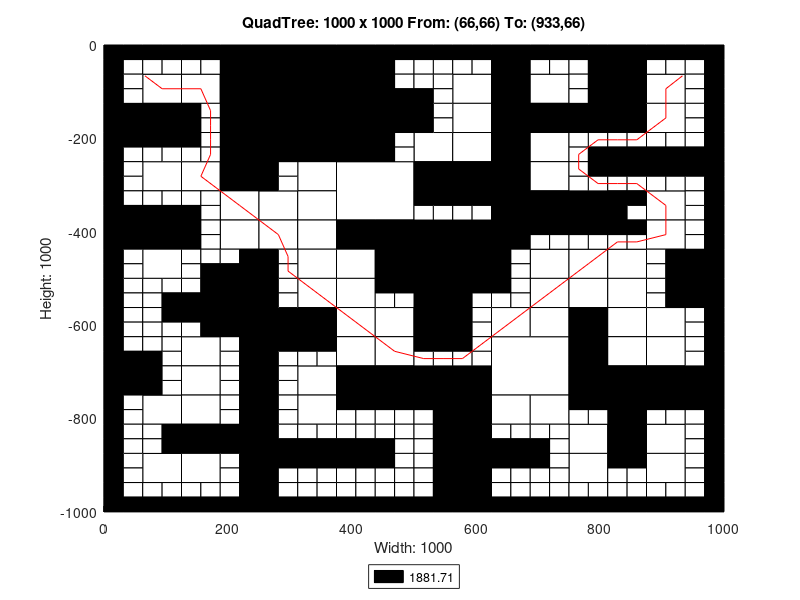

This chart was generated by the following MATLAB code:
axis([0 1000 -1000 0]);
title('QuadTree: 1000 x 1000 From: (66,66) To: (933,66)');
xlabel('Width: 1000');
ylabel('Height: 1000');
rectangle('Position',[250 -125 125 125], 'FaceColor',[0 0 0]);
rectangle('Position',[250 -250 125 125], 'FaceColor',[0 0 0]);
rectangle('Position',[375 -375 125 125], 'FaceColor',[1 1 1]);
rectangle('Position',[500 -500 125 125], 'FaceColor',[0 0 0]);
rectangle('Position',[625 -750 125 125], 'FaceColor',[1 1 1]);
rectangle('Position',[62.5 -125 62.5 62.5], 'FaceColor',[1 1 1]);
rectangle('Position',[187.5 -62.5 62.5 62.5], 'FaceColor',[0 0 0]);
rectangle('Position',[125 -125 62.5 62.5], 'FaceColor',[1 1 1]);
rectangle('Position',[187.5 -125 62.5 62.5], 'FaceColor',[0 0 0]);
rectangle('Position',[0 -187.5 62.5 62.5], 'FaceColor',[0 0 0]);
rectangle('Position',[62.5 -187.5 62.5 62.5], 'FaceColor',[0 0 0]);
rectangle('Position',[187.5 -187.5 62.5 62.5], 'FaceColor',[0 0 0]);
rectangle('Position',[187.5 -250 62.5 62.5], 'FaceColor',[0 0 0]);
rectangle('Position',[375 -62.5 62.5 62.5], 'FaceColor',[0 0 0]);
rectangle('Position',[375 -125 62.5 62.5], 'FaceColor',[0 0 0]);
rectangle('Position',[375 -187.5 62.5 62.5], 'FaceColor',[0 0 0]);
rectangle('Position',[437.5 -187.5 62.5 62.5], 'FaceColor',[0 0 0]);
rectangle('Position',[375 -250 62.5 62.5], 'FaceColor',[0 0 0]);
rectangle('Position',[62.5 -312.5 62.5 62.5], 'FaceColor',[1 1 1]);
rectangle('Position',[125 -312.5 62.5 62.5], 'FaceColor',[1 1 1]);
rectangle('Position',[187.5 -312.5 62.5 62.5], 'FaceColor',[0 0 0]);
rectangle('Position',[187.5 -375 62.5 62.5], 'FaceColor',[1 1 1]);
rectangle('Position',[0 -437.5 62.5 62.5], 'FaceColor',[0 0 0]);
rectangle('Position',[62.5 -437.5 62.5 62.5], 'FaceColor',[0 0 0]);
rectangle('Position',[62.5 -500 62.5 62.5], 'FaceColor',[1 1 1]);
rectangle('Position',[187.5 -437.5 62.5 62.5], 'FaceColor',[1 1 1]);
rectangle('Position',[312.5 -312.5 62.5 62.5], 'FaceColor',[1 1 1]);
rectangle('Position',[250 -375 62.5 62.5], 'FaceColor',[1 1 1]);
rectangle('Position',[312.5 -375 62.5 62.5], 'FaceColor',[1 1 1]);
rectangle('Position',[250 -437.5 62.5 62.5], 'FaceColor',[1 1 1]);
rectangle('Position',[312.5 -437.5 62.5 62.5], 'FaceColor',[1 1 1]);
rectangle('Position',[312.5 -500 62.5 62.5], 'FaceColor',[1 1 1]);
rectangle('Position',[375 -437.5 62.5 62.5], 'FaceColor',[0 0 0]);
rectangle('Position',[437.5 -437.5 62.5 62.5], 'FaceColor',[0 0 0]);
rectangle('Position',[375 -500 62.5 62.5], 'FaceColor',[1 1 1]);
rectangle('Position',[437.5 -500 62.5 62.5], 'FaceColor',[0 0 0]);
rectangle('Position',[562.5 -125 62.5 62.5], 'FaceColor',[1 1 1]);
rectangle('Position',[625 -62.5 62.5 62.5], 'FaceColor',[0 0 0]);
rectangle('Position',[625 -125 62.5 62.5], 'FaceColor',[0 0 0]);
rectangle('Position',[687.5 -125 62.5 62.5], 'FaceColor',[1 1 1]);
rectangle('Position',[562.5 -187.5 62.5 62.5], 'FaceColor',[1 1 1]);
rectangle('Position',[500 -250 62.5 62.5], 'FaceColor',[1 1 1]);
rectangle('Position',[562.5 -250 62.5 62.5], 'FaceColor',[1 1 1]);
rectangle('Position',[625 -187.5 62.5 62.5], 'FaceColor',[0 0 0]);
rectangle('Position',[687.5 -187.5 62.5 62.5], 'FaceColor',[0 0 0]);
rectangle('Position',[625 -250 62.5 62.5], 'FaceColor',[0 0 0]);
rectangle('Position',[687.5 -250 62.5 62.5], 'FaceColor',[1 1 1]);
rectangle('Position',[812.5 -62.5 62.5 62.5], 'FaceColor',[0 0 0]);
rectangle('Position',[812.5 -125 62.5 62.5], 'FaceColor',[0 0 0]);
rectangle('Position',[875 -125 62.5 62.5], 'FaceColor',[1 1 1]);
rectangle('Position',[750 -187.5 62.5 62.5], 'FaceColor',[0 0 0]);
rectangle('Position',[812.5 -187.5 62.5 62.5], 'FaceColor',[0 0 0]);
rectangle('Position',[875 -187.5 62.5 62.5], 'FaceColor',[1 1 1]);
rectangle('Position',[500 -312.5 62.5 62.5], 'FaceColor',[0 0 0]);
rectangle('Position',[562.5 -312.5 62.5 62.5], 'FaceColor',[0 0 0]);
rectangle('Position',[625 -312.5 62.5 62.5], 'FaceColor',[0 0 0]);
rectangle('Position',[687.5 -312.5 62.5 62.5], 'FaceColor',[1 1 1]);
rectangle('Position',[625 -375 62.5 62.5], 'FaceColor',[0 0 0]);
rectangle('Position',[687.5 -375 62.5 62.5], 'FaceColor',[0 0 0]);
rectangle('Position',[625 -437.5 62.5 62.5], 'FaceColor',[0 0 0]);
rectangle('Position',[687.5 -500 62.5 62.5], 'FaceColor',[1 1 1]);
rectangle('Position',[750 -375 62.5 62.5], 'FaceColor',[0 0 0]);
rectangle('Position',[875 -375 62.5 62.5], 'FaceColor',[1 1 1]);
rectangle('Position',[750 -500 62.5 62.5], 'FaceColor',[1 1 1]);
rectangle('Position',[812.5 -500 62.5 62.5], 'FaceColor',[1 1 1]);
rectangle('Position',[875 -437.5 62.5 62.5], 'FaceColor',[1 1 1]);
rectangle('Position',[937.5 -500 62.5 62.5], 'FaceColor',[0 0 0]);
rectangle('Position',[187.5 -562.5 62.5 62.5], 'FaceColor',[0 0 0]);
rectangle('Position',[187.5 -625 62.5 62.5], 'FaceColor',[0 0 0]);
rectangle('Position',[0 -750 62.5 62.5], 'FaceColor',[0 0 0]);
rectangle('Position',[125 -687.5 62.5 62.5], 'FaceColor',[1 1 1]);
rectangle('Position',[125 -750 62.5 62.5], 'FaceColor',[1 1 1]);
rectangle('Position',[312.5 -562.5 62.5 62.5], 'FaceColor',[1 1 1]);
rectangle('Position',[250 -625 62.5 62.5], 'FaceColor',[0 0 0]);
rectangle('Position',[312.5 -625 62.5 62.5], 'FaceColor',[0 0 0]);
rectangle('Position',[375 -562.5 62.5 62.5], 'FaceColor',[1 1 1]);
rectangle('Position',[375 -625 62.5 62.5], 'FaceColor',[1 1 1]);
rectangle('Position',[437.5 -625 62.5 62.5], 'FaceColor',[1 1 1]);
rectangle('Position',[312.5 -750 62.5 62.5], 'FaceColor',[1 1 1]);
rectangle('Position',[375 -687.5 62.5 62.5], 'FaceColor',[1 1 1]);
rectangle('Position',[437.5 -687.5 62.5 62.5], 'FaceColor',[1 1 1]);
rectangle('Position',[375 -750 62.5 62.5], 'FaceColor',[0 0 0]);
rectangle('Position',[437.5 -750 62.5 62.5], 'FaceColor',[0 0 0]);
rectangle('Position',[62.5 -812.5 62.5 62.5], 'FaceColor',[1 1 1]);
rectangle('Position',[125 -812.5 62.5 62.5], 'FaceColor',[1 1 1]);
rectangle('Position',[125 -875 62.5 62.5], 'FaceColor',[0 0 0]);
rectangle('Position',[187.5 -875 62.5 62.5], 'FaceColor',[0 0 0]);
rectangle('Position',[62.5 -937.5 62.5 62.5], 'FaceColor',[1 1 1]);
rectangle('Position',[125 -937.5 62.5 62.5], 'FaceColor',[1 1 1]);
rectangle('Position',[312.5 -812.5 62.5 62.5], 'FaceColor',[1 1 1]);
rectangle('Position',[500 -562.5 62.5 62.5], 'FaceColor',[0 0 0]);
rectangle('Position',[500 -625 62.5 62.5], 'FaceColor',[0 0 0]);
rectangle('Position',[687.5 -562.5 62.5 62.5], 'FaceColor',[1 1 1]);
rectangle('Position',[625 -625 62.5 62.5], 'FaceColor',[1 1 1]);
rectangle('Position',[687.5 -625 62.5 62.5], 'FaceColor',[1 1 1]);
rectangle('Position',[500 -750 62.5 62.5], 'FaceColor',[0 0 0]);
rectangle('Position',[562.5 -750 62.5 62.5], 'FaceColor',[0 0 0]);
rectangle('Position',[750 -562.5 62.5 62.5], 'FaceColor',[1 1 1]);
rectangle('Position',[812.5 -562.5 62.5 62.5], 'FaceColor',[1 1 1]);
rectangle('Position',[750 -625 62.5 62.5], 'FaceColor',[0 0 0]);
rectangle('Position',[812.5 -625 62.5 62.5], 'FaceColor',[1 1 1]);
rectangle('Position',[937.5 -562.5 62.5 62.5], 'FaceColor',[0 0 0]);
rectangle('Position',[875 -625 62.5 62.5], 'FaceColor',[1 1 1]);
rectangle('Position',[750 -687.5 62.5 62.5], 'FaceColor',[0 0 0]);
rectangle('Position',[812.5 -687.5 62.5 62.5], 'FaceColor',[1 1 1]);
rectangle('Position',[750 -750 62.5 62.5], 'FaceColor',[0 0 0]);
rectangle('Position',[812.5 -750 62.5 62.5], 'FaceColor',[0 0 0]);
rectangle('Position',[875 -687.5 62.5 62.5], 'FaceColor',[1 1 1]);
rectangle('Position',[875 -750 62.5 62.5], 'FaceColor',[0 0 0]);
rectangle('Position',[937.5 -750 62.5 62.5], 'FaceColor',[0 0 0]);
rectangle('Position',[562.5 -812.5 62.5 62.5], 'FaceColor',[0 0 0]);
rectangle('Position',[562.5 -875 62.5 62.5], 'FaceColor',[0 0 0]);
rectangle('Position',[625 -812.5 62.5 62.5], 'FaceColor',[1 1 1]);
rectangle('Position',[687.5 -812.5 62.5 62.5], 'FaceColor',[1 1 1]);
rectangle('Position',[562.5 -937.5 62.5 62.5], 'FaceColor',[0 0 0]);
rectangle('Position',[562.5 -1000 62.5 62.5], 'FaceColor',[0 0 0]);
rectangle('Position',[812.5 -812.5 62.5 62.5], 'FaceColor',[0 0 0]);
rectangle('Position',[750 -875 62.5 62.5], 'FaceColor',[1 1 1]);
rectangle('Position',[812.5 -875 62.5 62.5], 'FaceColor',[0 0 0]);
rectangle('Position',[875 -875 62.5 62.5], 'FaceColor',[1 1 1]);
rectangle('Position',[750 -937.5 62.5 62.5], 'FaceColor',[1 1 1]);
rectangle('Position',[875 -937.5 62.5 62.5], 'FaceColor',[1 1 1]);
rectangle('Position',[0 -31.25 31.25 31.25], 'FaceColor',[0 0 0]);
rectangle('Position',[31.25 -31.25 31.25 31.25], 'FaceColor',[0 0 0]);
rectangle('Position',[0 -62.5 31.25 31.25], 'FaceColor',[0 0 0]);
rectangle('Position',[31.25 -62.5 31.25 31.25], 'FaceColor',[1 1 1]);
rectangle('Position',[62.5 -31.25 31.25 31.25], 'FaceColor',[0 0 0]);
rectangle('Position',[93.75 -31.25 31.25 31.25], 'FaceColor',[0 0 0]);
rectangle('Position',[62.5 -62.5 31.25 31.25], 'FaceColor',[1 1 1]);
rectangle('Position',[93.75 -62.5 31.25 31.25], 'FaceColor',[1 1 1]);
rectangle('Position',[0 -93.75 31.25 31.25], 'FaceColor',[0 0 0]);
rectangle('Position',[31.25 -93.75 31.25 31.25], 'FaceColor',[1 1 1]);
rectangle('Position',[0 -125 31.25 31.25], 'FaceColor',[0 0 0]);
rectangle('Position',[31.25 -125 31.25 31.25], 'FaceColor',[1 1 1]);
rectangle('Position',[125 -31.25 31.25 31.25], 'FaceColor',[0 0 0]);
rectangle('Position',[156.25 -31.25 31.25 31.25], 'FaceColor',[0 0 0]);
rectangle('Position',[125 -62.5 31.25 31.25], 'FaceColor',[1 1 1]);
rectangle('Position',[156.25 -62.5 31.25 31.25], 'FaceColor',[1 1 1]);
rectangle('Position',[0 -218.75 31.25 31.25], 'FaceColor',[0 0 0]);
rectangle('Position',[31.25 -218.75 31.25 31.25], 'FaceColor',[0 0 0]);
rectangle('Position',[0 -250 31.25 31.25], 'FaceColor',[0 0 0]);
rectangle('Position',[31.25 -250 31.25 31.25], 'FaceColor',[1 1 1]);
rectangle('Position',[62.5 -218.75 31.25 31.25], 'FaceColor',[0 0 0]);
rectangle('Position',[93.75 -218.75 31.25 31.25], 'FaceColor',[0 0 0]);
rectangle('Position',[62.5 -250 31.25 31.25], 'FaceColor',[1 1 1]);
rectangle('Position',[93.75 -250 31.25 31.25], 'FaceColor',[1 1 1]);
rectangle('Position',[125 -156.25 31.25 31.25], 'FaceColor',[0 0 0]);
rectangle('Position',[156.25 -156.25 31.25 31.25], 'FaceColor',[1 1 1]);
rectangle('Position',[125 -187.5 31.25 31.25], 'FaceColor',[0 0 0]);
rectangle('Position',[156.25 -187.5 31.25 31.25], 'FaceColor',[1 1 1]);
rectangle('Position',[125 -218.75 31.25 31.25], 'FaceColor',[0 0 0]);
rectangle('Position',[156.25 -218.75 31.25 31.25], 'FaceColor',[1 1 1]);
rectangle('Position',[125 -250 31.25 31.25], 'FaceColor',[1 1 1]);
rectangle('Position',[156.25 -250 31.25 31.25], 'FaceColor',[1 1 1]);
rectangle('Position',[437.5 -31.25 31.25 31.25], 'FaceColor',[0 0 0]);
rectangle('Position',[468.75 -31.25 31.25 31.25], 'FaceColor',[0 0 0]);
rectangle('Position',[437.5 -62.5 31.25 31.25], 'FaceColor',[0 0 0]);
rectangle('Position',[468.75 -62.5 31.25 31.25], 'FaceColor',[1 1 1]);
rectangle('Position',[437.5 -93.75 31.25 31.25], 'FaceColor',[0 0 0]);
rectangle('Position',[468.75 -93.75 31.25 31.25], 'FaceColor',[1 1 1]);
rectangle('Position',[437.5 -125 31.25 31.25], 'FaceColor',[0 0 0]);
rectangle('Position',[468.75 -125 31.25 31.25], 'FaceColor',[0 0 0]);
rectangle('Position',[437.5 -218.75 31.25 31.25], 'FaceColor',[0 0 0]);
rectangle('Position',[468.75 -218.75 31.25 31.25], 'FaceColor',[1 1 1]);
rectangle('Position',[437.5 -250 31.25 31.25], 'FaceColor',[0 0 0]);
rectangle('Position',[468.75 -250 31.25 31.25], 'FaceColor',[1 1 1]);
rectangle('Position',[0 -281.25 31.25 31.25], 'FaceColor',[0 0 0]);
rectangle('Position',[31.25 -281.25 31.25 31.25], 'FaceColor',[1 1 1]);
rectangle('Position',[0 -312.5 31.25 31.25], 'FaceColor',[0 0 0]);
rectangle('Position',[31.25 -312.5 31.25 31.25], 'FaceColor',[1 1 1]);
rectangle('Position',[0 -343.75 31.25 31.25], 'FaceColor',[0 0 0]);
rectangle('Position',[31.25 -343.75 31.25 31.25], 'FaceColor',[1 1 1]);
rectangle('Position',[0 -375 31.25 31.25], 'FaceColor',[0 0 0]);
rectangle('Position',[31.25 -375 31.25 31.25], 'FaceColor',[0 0 0]);
rectangle('Position',[62.5 -343.75 31.25 31.25], 'FaceColor',[1 1 1]);
rectangle('Position',[93.75 -343.75 31.25 31.25], 'FaceColor',[1 1 1]);
rectangle('Position',[62.5 -375 31.25 31.25], 'FaceColor',[0 0 0]);
rectangle('Position',[93.75 -375 31.25 31.25], 'FaceColor',[0 0 0]);
rectangle('Position',[125 -343.75 31.25 31.25], 'FaceColor',[1 1 1]);
rectangle('Position',[156.25 -343.75 31.25 31.25], 'FaceColor',[1 1 1]);
rectangle('Position',[125 -375 31.25 31.25], 'FaceColor',[0 0 0]);
rectangle('Position',[156.25 -375 31.25 31.25], 'FaceColor',[1 1 1]);
rectangle('Position',[0 -468.75 31.25 31.25], 'FaceColor',[0 0 0]);
rectangle('Position',[31.25 -468.75 31.25 31.25], 'FaceColor',[1 1 1]);
rectangle('Position',[0 -500 31.25 31.25], 'FaceColor',[0 0 0]);
rectangle('Position',[31.25 -500 31.25 31.25], 'FaceColor',[1 1 1]);
rectangle('Position',[125 -406.25 31.25 31.25], 'FaceColor',[0 0 0]);
rectangle('Position',[156.25 -406.25 31.25 31.25], 'FaceColor',[1 1 1]);
rectangle('Position',[125 -437.5 31.25 31.25], 'FaceColor',[0 0 0]);
rectangle('Position',[156.25 -437.5 31.25 31.25], 'FaceColor',[1 1 1]);
rectangle('Position',[125 -468.75 31.25 31.25], 'FaceColor',[1 1 1]);
rectangle('Position',[156.25 -468.75 31.25 31.25], 'FaceColor',[1 1 1]);
rectangle('Position',[125 -500 31.25 31.25], 'FaceColor',[1 1 1]);
rectangle('Position',[156.25 -500 31.25 31.25], 'FaceColor',[0 0 0]);
rectangle('Position',[187.5 -468.75 31.25 31.25], 'FaceColor',[1 1 1]);
rectangle('Position',[218.75 -468.75 31.25 31.25], 'FaceColor',[0 0 0]);
rectangle('Position',[187.5 -500 31.25 31.25], 'FaceColor',[0 0 0]);
rectangle('Position',[218.75 -500 31.25 31.25], 'FaceColor',[0 0 0]);
rectangle('Position',[250 -281.25 31.25 31.25], 'FaceColor',[0 0 0]);
rectangle('Position',[281.25 -281.25 31.25 31.25], 'FaceColor',[1 1 1]);
rectangle('Position',[250 -312.5 31.25 31.25], 'FaceColor',[0 0 0]);
rectangle('Position',[281.25 -312.5 31.25 31.25], 'FaceColor',[1 1 1]);
rectangle('Position',[250 -468.75 31.25 31.25], 'FaceColor',[0 0 0]);
rectangle('Position',[281.25 -468.75 31.25 31.25], 'FaceColor',[1 1 1]);
rectangle('Position',[250 -500 31.25 31.25], 'FaceColor',[0 0 0]);
rectangle('Position',[281.25 -500 31.25 31.25], 'FaceColor',[1 1 1]);
rectangle('Position',[500 -31.25 31.25 31.25], 'FaceColor',[0 0 0]);
rectangle('Position',[531.25 -31.25 31.25 31.25], 'FaceColor',[0 0 0]);
rectangle('Position',[500 -62.5 31.25 31.25], 'FaceColor',[1 1 1]);
rectangle('Position',[531.25 -62.5 31.25 31.25], 'FaceColor',[1 1 1]);
rectangle('Position',[562.5 -31.25 31.25 31.25], 'FaceColor',[0 0 0]);
rectangle('Position',[593.75 -31.25 31.25 31.25], 'FaceColor',[0 0 0]);
rectangle('Position',[562.5 -62.5 31.25 31.25], 'FaceColor',[1 1 1]);
rectangle('Position',[593.75 -62.5 31.25 31.25], 'FaceColor',[1 1 1]);
rectangle('Position',[500 -93.75 31.25 31.25], 'FaceColor',[1 1 1]);
rectangle('Position',[531.25 -93.75 31.25 31.25], 'FaceColor',[1 1 1]);
rectangle('Position',[500 -125 31.25 31.25], 'FaceColor',[0 0 0]);
rectangle('Position',[531.25 -125 31.25 31.25], 'FaceColor',[1 1 1]);
rectangle('Position',[687.5 -31.25 31.25 31.25], 'FaceColor',[0 0 0]);
rectangle('Position',[718.75 -31.25 31.25 31.25], 'FaceColor',[0 0 0]);
rectangle('Position',[687.5 -62.5 31.25 31.25], 'FaceColor',[1 1 1]);
rectangle('Position',[718.75 -62.5 31.25 31.25], 'FaceColor',[1 1 1]);
rectangle('Position',[500 -156.25 31.25 31.25], 'FaceColor',[0 0 0]);
rectangle('Position',[531.25 -156.25 31.25 31.25], 'FaceColor',[1 1 1]);
rectangle('Position',[500 -187.5 31.25 31.25], 'FaceColor',[0 0 0]);
rectangle('Position',[531.25 -187.5 31.25 31.25], 'FaceColor',[1 1 1]);
rectangle('Position',[750 -31.25 31.25 31.25], 'FaceColor',[0 0 0]);
rectangle('Position',[781.25 -31.25 31.25 31.25], 'FaceColor',[0 0 0]);
rectangle('Position',[750 -62.5 31.25 31.25], 'FaceColor',[1 1 1]);
rectangle('Position',[781.25 -62.5 31.25 31.25], 'FaceColor',[0 0 0]);
rectangle('Position',[750 -93.75 31.25 31.25], 'FaceColor',[1 1 1]);
rectangle('Position',[781.25 -93.75 31.25 31.25], 'FaceColor',[0 0 0]);
rectangle('Position',[750 -125 31.25 31.25], 'FaceColor',[1 1 1]);
rectangle('Position',[781.25 -125 31.25 31.25], 'FaceColor',[0 0 0]);
rectangle('Position',[875 -31.25 31.25 31.25], 'FaceColor',[0 0 0]);
rectangle('Position',[906.25 -31.25 31.25 31.25], 'FaceColor',[0 0 0]);
rectangle('Position',[875 -62.5 31.25 31.25], 'FaceColor',[1 1 1]);
rectangle('Position',[906.25 -62.5 31.25 31.25], 'FaceColor',[1 1 1]);
rectangle('Position',[937.5 -31.25 31.25 31.25], 'FaceColor',[0 0 0]);
rectangle('Position',[968.75 -31.25 31.25 31.25], 'FaceColor',[0 0 0]);
rectangle('Position',[937.5 -62.5 31.25 31.25], 'FaceColor',[1 1 1]);
rectangle('Position',[968.75 -62.5 31.25 31.25], 'FaceColor',[0 0 0]);
rectangle('Position',[937.5 -93.75 31.25 31.25], 'FaceColor',[1 1 1]);
rectangle('Position',[968.75 -93.75 31.25 31.25], 'FaceColor',[0 0 0]);
rectangle('Position',[937.5 -125 31.25 31.25], 'FaceColor',[1 1 1]);
rectangle('Position',[968.75 -125 31.25 31.25], 'FaceColor',[0 0 0]);
rectangle('Position',[750 -218.75 31.25 31.25], 'FaceColor',[1 1 1]);
rectangle('Position',[781.25 -218.75 31.25 31.25], 'FaceColor',[1 1 1]);
rectangle('Position',[750 -250 31.25 31.25], 'FaceColor',[1 1 1]);
rectangle('Position',[781.25 -250 31.25 31.25], 'FaceColor',[0 0 0]);
rectangle('Position',[812.5 -218.75 31.25 31.25], 'FaceColor',[1 1 1]);
rectangle('Position',[843.75 -218.75 31.25 31.25], 'FaceColor',[1 1 1]);
rectangle('Position',[812.5 -250 31.25 31.25], 'FaceColor',[0 0 0]);
rectangle('Position',[843.75 -250 31.25 31.25], 'FaceColor',[0 0 0]);
rectangle('Position',[937.5 -156.25 31.25 31.25], 'FaceColor',[1 1 1]);
rectangle('Position',[968.75 -156.25 31.25 31.25], 'FaceColor',[0 0 0]);
rectangle('Position',[937.5 -187.5 31.25 31.25], 'FaceColor',[1 1 1]);
rectangle('Position',[968.75 -187.5 31.25 31.25], 'FaceColor',[0 0 0]);
rectangle('Position',[875 -218.75 31.25 31.25], 'FaceColor',[1 1 1]);
rectangle('Position',[906.25 -218.75 31.25 31.25], 'FaceColor',[1 1 1]);
rectangle('Position',[875 -250 31.25 31.25], 'FaceColor',[0 0 0]);
rectangle('Position',[906.25 -250 31.25 31.25], 'FaceColor',[0 0 0]);
rectangle('Position',[937.5 -218.75 31.25 31.25], 'FaceColor',[1 1 1]);
rectangle('Position',[968.75 -218.75 31.25 31.25], 'FaceColor',[0 0 0]);
rectangle('Position',[937.5 -250 31.25 31.25], 'FaceColor',[0 0 0]);
rectangle('Position',[968.75 -250 31.25 31.25], 'FaceColor',[0 0 0]);
rectangle('Position',[500 -343.75 31.25 31.25], 'FaceColor',[0 0 0]);
rectangle('Position',[531.25 -343.75 31.25 31.25], 'FaceColor',[0 0 0]);
rectangle('Position',[500 -375 31.25 31.25], 'FaceColor',[1 1 1]);
rectangle('Position',[531.25 -375 31.25 31.25], 'FaceColor',[1 1 1]);
rectangle('Position',[562.5 -343.75 31.25 31.25], 'FaceColor',[0 0 0]);
rectangle('Position',[593.75 -343.75 31.25 31.25], 'FaceColor',[0 0 0]);
rectangle('Position',[562.5 -375 31.25 31.25], 'FaceColor',[1 1 1]);
rectangle('Position',[593.75 -375 31.25 31.25], 'FaceColor',[1 1 1]);
rectangle('Position',[687.5 -406.25 31.25 31.25], 'FaceColor',[0 0 0]);
rectangle('Position',[718.75 -406.25 31.25 31.25], 'FaceColor',[0 0 0]);
rectangle('Position',[687.5 -437.5 31.25 31.25], 'FaceColor',[1 1 1]);
rectangle('Position',[718.75 -437.5 31.25 31.25], 'FaceColor',[1 1 1]);
rectangle('Position',[625 -468.75 31.25 31.25], 'FaceColor',[0 0 0]);
rectangle('Position',[656.25 -468.75 31.25 31.25], 'FaceColor',[1 1 1]);
rectangle('Position',[625 -500 31.25 31.25], 'FaceColor',[0 0 0]);
rectangle('Position',[656.25 -500 31.25 31.25], 'FaceColor',[1 1 1]);
rectangle('Position',[750 -281.25 31.25 31.25], 'FaceColor',[1 1 1]);
rectangle('Position',[781.25 -281.25 31.25 31.25], 'FaceColor',[0 0 0]);
rectangle('Position',[750 -312.5 31.25 31.25], 'FaceColor',[1 1 1]);
rectangle('Position',[781.25 -312.5 31.25 31.25], 'FaceColor',[1 1 1]);
rectangle('Position',[812.5 -281.25 31.25 31.25], 'FaceColor',[0 0 0]);
rectangle('Position',[843.75 -281.25 31.25 31.25], 'FaceColor',[0 0 0]);
rectangle('Position',[812.5 -312.5 31.25 31.25], 'FaceColor',[1 1 1]);
rectangle('Position',[843.75 -312.5 31.25 31.25], 'FaceColor',[1 1 1]);
rectangle('Position',[812.5 -343.75 31.25 31.25], 'FaceColor',[0 0 0]);
rectangle('Position',[843.75 -343.75 31.25 31.25], 'FaceColor',[0 0 0]);
rectangle('Position',[812.5 -375 31.25 31.25], 'FaceColor',[0 0 0]);
rectangle('Position',[843.75 -375 31.25 31.25], 'FaceColor',[1 1 1]);
rectangle('Position',[875 -281.25 31.25 31.25], 'FaceColor',[0 0 0]);
rectangle('Position',[906.25 -281.25 31.25 31.25], 'FaceColor',[0 0 0]);
rectangle('Position',[875 -312.5 31.25 31.25], 'FaceColor',[1 1 1]);
rectangle('Position',[906.25 -312.5 31.25 31.25], 'FaceColor',[1 1 1]);
rectangle('Position',[937.5 -281.25 31.25 31.25], 'FaceColor',[0 0 0]);
rectangle('Position',[968.75 -281.25 31.25 31.25], 'FaceColor',[0 0 0]);
rectangle('Position',[937.5 -312.5 31.25 31.25], 'FaceColor',[1 1 1]);
rectangle('Position',[968.75 -312.5 31.25 31.25], 'FaceColor',[0 0 0]);
rectangle('Position',[937.5 -343.75 31.25 31.25], 'FaceColor',[1 1 1]);
rectangle('Position',[968.75 -343.75 31.25 31.25], 'FaceColor',[0 0 0]);
rectangle('Position',[937.5 -375 31.25 31.25], 'FaceColor',[1 1 1]);
rectangle('Position',[968.75 -375 31.25 31.25], 'FaceColor',[0 0 0]);
rectangle('Position',[750 -406.25 31.25 31.25], 'FaceColor',[0 0 0]);
rectangle('Position',[781.25 -406.25 31.25 31.25], 'FaceColor',[0 0 0]);
rectangle('Position',[750 -437.5 31.25 31.25], 'FaceColor',[1 1 1]);
rectangle('Position',[781.25 -437.5 31.25 31.25], 'FaceColor',[1 1 1]);
rectangle('Position',[812.5 -406.25 31.25 31.25], 'FaceColor',[0 0 0]);
rectangle('Position',[843.75 -406.25 31.25 31.25], 'FaceColor',[0 0 0]);
rectangle('Position',[812.5 -437.5 31.25 31.25], 'FaceColor',[1 1 1]);
rectangle('Position',[843.75 -437.5 31.25 31.25], 'FaceColor',[1 1 1]);
rectangle('Position',[937.5 -406.25 31.25 31.25], 'FaceColor',[1 1 1]);
rectangle('Position',[968.75 -406.25 31.25 31.25], 'FaceColor',[0 0 0]);
rectangle('Position',[937.5 -437.5 31.25 31.25], 'FaceColor',[1 1 1]);
rectangle('Position',[968.75 -437.5 31.25 31.25], 'FaceColor',[0 0 0]);
rectangle('Position',[875 -468.75 31.25 31.25], 'FaceColor',[1 1 1]);
rectangle('Position',[906.25 -468.75 31.25 31.25], 'FaceColor',[0 0 0]);
rectangle('Position',[875 -500 31.25 31.25], 'FaceColor',[1 1 1]);
rectangle('Position',[906.25 -500 31.25 31.25], 'FaceColor',[0 0 0]);
rectangle('Position',[0 -531.25 31.25 31.25], 'FaceColor',[0 0 0]);
rectangle('Position',[31.25 -531.25 31.25 31.25], 'FaceColor',[1 1 1]);
rectangle('Position',[0 -562.5 31.25 31.25], 'FaceColor',[0 0 0]);
rectangle('Position',[31.25 -562.5 31.25 31.25], 'FaceColor',[1 1 1]);
rectangle('Position',[62.5 -531.25 31.25 31.25], 'FaceColor',[1 1 1]);
rectangle('Position',[93.75 -531.25 31.25 31.25], 'FaceColor',[1 1 1]);
rectangle('Position',[62.5 -562.5 31.25 31.25], 'FaceColor',[1 1 1]);
rectangle('Position',[93.75 -562.5 31.25 31.25], 'FaceColor',[0 0 0]);
rectangle('Position',[0 -593.75 31.25 31.25], 'FaceColor',[0 0 0]);
rectangle('Position',[31.25 -593.75 31.25 31.25], 'FaceColor',[1 1 1]);
rectangle('Position',[0 -625 31.25 31.25], 'FaceColor',[0 0 0]);
rectangle('Position',[31.25 -625 31.25 31.25], 'FaceColor',[1 1 1]);
rectangle('Position',[62.5 -593.75 31.25 31.25], 'FaceColor',[1 1 1]);
rectangle('Position',[93.75 -593.75 31.25 31.25], 'FaceColor',[0 0 0]);
rectangle('Position',[62.5 -625 31.25 31.25], 'FaceColor',[1 1 1]);
rectangle('Position',[93.75 -625 31.25 31.25], 'FaceColor',[1 1 1]);
rectangle('Position',[125 -531.25 31.25 31.25], 'FaceColor',[1 1 1]);
rectangle('Position',[156.25 -531.25 31.25 31.25], 'FaceColor',[0 0 0]);
rectangle('Position',[125 -562.5 31.25 31.25], 'FaceColor',[0 0 0]);
rectangle('Position',[156.25 -562.5 31.25 31.25], 'FaceColor',[0 0 0]);
rectangle('Position',[125 -593.75 31.25 31.25], 'FaceColor',[0 0 0]);
rectangle('Position',[156.25 -593.75 31.25 31.25], 'FaceColor',[0 0 0]);
rectangle('Position',[125 -625 31.25 31.25], 'FaceColor',[1 1 1]);
rectangle('Position',[156.25 -625 31.25 31.25], 'FaceColor',[0 0 0]);
rectangle('Position',[0 -656.25 31.25 31.25], 'FaceColor',[0 0 0]);
rectangle('Position',[31.25 -656.25 31.25 31.25], 'FaceColor',[1 1 1]);
rectangle('Position',[0 -687.5 31.25 31.25], 'FaceColor',[0 0 0]);
rectangle('Position',[31.25 -687.5 31.25 31.25], 'FaceColor',[0 0 0]);
rectangle('Position',[62.5 -656.25 31.25 31.25], 'FaceColor',[1 1 1]);
rectangle('Position',[93.75 -656.25 31.25 31.25], 'FaceColor',[1 1 1]);
rectangle('Position',[62.5 -687.5 31.25 31.25], 'FaceColor',[0 0 0]);
rectangle('Position',[93.75 -687.5 31.25 31.25], 'FaceColor',[1 1 1]);
rectangle('Position',[62.5 -718.75 31.25 31.25], 'FaceColor',[0 0 0]);
rectangle('Position',[93.75 -718.75 31.25 31.25], 'FaceColor',[1 1 1]);
rectangle('Position',[62.5 -750 31.25 31.25], 'FaceColor',[0 0 0]);
rectangle('Position',[93.75 -750 31.25 31.25], 'FaceColor',[1 1 1]);
rectangle('Position',[187.5 -656.25 31.25 31.25], 'FaceColor',[1 1 1]);
rectangle('Position',[218.75 -656.25 31.25 31.25], 'FaceColor',[0 0 0]);
rectangle('Position',[187.5 -687.5 31.25 31.25], 'FaceColor',[1 1 1]);
rectangle('Position',[218.75 -687.5 31.25 31.25], 'FaceColor',[0 0 0]);
rectangle('Position',[187.5 -718.75 31.25 31.25], 'FaceColor',[1 1 1]);
rectangle('Position',[218.75 -718.75 31.25 31.25], 'FaceColor',[0 0 0]);
rectangle('Position',[187.5 -750 31.25 31.25], 'FaceColor',[1 1 1]);
rectangle('Position',[218.75 -750 31.25 31.25], 'FaceColor',[0 0 0]);
rectangle('Position',[250 -531.25 31.25 31.25], 'FaceColor',[0 0 0]);
rectangle('Position',[281.25 -531.25 31.25 31.25], 'FaceColor',[1 1 1]);
rectangle('Position',[250 -562.5 31.25 31.25], 'FaceColor',[0 0 0]);
rectangle('Position',[281.25 -562.5 31.25 31.25], 'FaceColor',[1 1 1]);
rectangle('Position',[437.5 -531.25 31.25 31.25], 'FaceColor',[0 0 0]);
rectangle('Position',[468.75 -531.25 31.25 31.25], 'FaceColor',[0 0 0]);
rectangle('Position',[437.5 -562.5 31.25 31.25], 'FaceColor',[1 1 1]);
rectangle('Position',[468.75 -562.5 31.25 31.25], 'FaceColor',[1 1 1]);
rectangle('Position',[250 -656.25 31.25 31.25], 'FaceColor',[0 0 0]);
rectangle('Position',[281.25 -656.25 31.25 31.25], 'FaceColor',[0 0 0]);
rectangle('Position',[250 -687.5 31.25 31.25], 'FaceColor',[0 0 0]);
rectangle('Position',[281.25 -687.5 31.25 31.25], 'FaceColor',[1 1 1]);
rectangle('Position',[312.5 -656.25 31.25 31.25], 'FaceColor',[0 0 0]);
rectangle('Position',[343.75 -656.25 31.25 31.25], 'FaceColor',[0 0 0]);
rectangle('Position',[312.5 -687.5 31.25 31.25], 'FaceColor',[1 1 1]);
rectangle('Position',[343.75 -687.5 31.25 31.25], 'FaceColor',[1 1 1]);
rectangle('Position',[250 -718.75 31.25 31.25], 'FaceColor',[0 0 0]);
rectangle('Position',[281.25 -718.75 31.25 31.25], 'FaceColor',[1 1 1]);
rectangle('Position',[250 -750 31.25 31.25], 'FaceColor',[0 0 0]);
rectangle('Position',[281.25 -750 31.25 31.25], 'FaceColor',[1 1 1]);
rectangle('Position',[0 -781.25 31.25 31.25], 'FaceColor',[0 0 0]);
rectangle('Position',[31.25 -781.25 31.25 31.25], 'FaceColor',[1 1 1]);
rectangle('Position',[0 -812.5 31.25 31.25], 'FaceColor',[0 0 0]);
rectangle('Position',[31.25 -812.5 31.25 31.25], 'FaceColor',[1 1 1]);
rectangle('Position',[0 -843.75 31.25 31.25], 'FaceColor',[0 0 0]);
rectangle('Position',[31.25 -843.75 31.25 31.25], 'FaceColor',[1 1 1]);
rectangle('Position',[0 -875 31.25 31.25], 'FaceColor',[0 0 0]);
rectangle('Position',[31.25 -875 31.25 31.25], 'FaceColor',[1 1 1]);
rectangle('Position',[62.5 -843.75 31.25 31.25], 'FaceColor',[1 1 1]);
rectangle('Position',[93.75 -843.75 31.25 31.25], 'FaceColor',[0 0 0]);
rectangle('Position',[62.5 -875 31.25 31.25], 'FaceColor',[1 1 1]);
rectangle('Position',[93.75 -875 31.25 31.25], 'FaceColor',[0 0 0]);
rectangle('Position',[187.5 -781.25 31.25 31.25], 'FaceColor',[1 1 1]);
rectangle('Position',[218.75 -781.25 31.25 31.25], 'FaceColor',[0 0 0]);
rectangle('Position',[187.5 -812.5 31.25 31.25], 'FaceColor',[1 1 1]);
rectangle('Position',[218.75 -812.5 31.25 31.25], 'FaceColor',[0 0 0]);
rectangle('Position',[0 -906.25 31.25 31.25], 'FaceColor',[0 0 0]);
rectangle('Position',[31.25 -906.25 31.25 31.25], 'FaceColor',[1 1 1]);
rectangle('Position',[0 -937.5 31.25 31.25], 'FaceColor',[0 0 0]);
rectangle('Position',[31.25 -937.5 31.25 31.25], 'FaceColor',[1 1 1]);
rectangle('Position',[0 -968.75 31.25 31.25], 'FaceColor',[0 0 0]);
rectangle('Position',[31.25 -968.75 31.25 31.25], 'FaceColor',[1 1 1]);
rectangle('Position',[0 -1000 31.25 31.25], 'FaceColor',[0 0 0]);
rectangle('Position',[31.25 -1000 31.25 31.25], 'FaceColor',[0 0 0]);
rectangle('Position',[62.5 -968.75 31.25 31.25], 'FaceColor',[1 1 1]);
rectangle('Position',[93.75 -968.75 31.25 31.25], 'FaceColor',[1 1 1]);
rectangle('Position',[62.5 -1000 31.25 31.25], 'FaceColor',[0 0 0]);
rectangle('Position',[93.75 -1000 31.25 31.25], 'FaceColor',[0 0 0]);
rectangle('Position',[187.5 -906.25 31.25 31.25], 'FaceColor',[1 1 1]);
rectangle('Position',[218.75 -906.25 31.25 31.25], 'FaceColor',[0 0 0]);
rectangle('Position',[187.5 -937.5 31.25 31.25], 'FaceColor',[1 1 1]);
rectangle('Position',[218.75 -937.5 31.25 31.25], 'FaceColor',[0 0 0]);
rectangle('Position',[125 -968.75 31.25 31.25], 'FaceColor',[1 1 1]);
rectangle('Position',[156.25 -968.75 31.25 31.25], 'FaceColor',[1 1 1]);
rectangle('Position',[125 -1000 31.25 31.25], 'FaceColor',[0 0 0]);
rectangle('Position',[156.25 -1000 31.25 31.25], 'FaceColor',[0 0 0]);
rectangle('Position',[187.5 -968.75 31.25 31.25], 'FaceColor',[1 1 1]);
rectangle('Position',[218.75 -968.75 31.25 31.25], 'FaceColor',[0 0 0]);
rectangle('Position',[187.5 -1000 31.25 31.25], 'FaceColor',[0 0 0]);
rectangle('Position',[218.75 -1000 31.25 31.25], 'FaceColor',[0 0 0]);
rectangle('Position',[250 -781.25 31.25 31.25], 'FaceColor',[0 0 0]);
rectangle('Position',[281.25 -781.25 31.25 31.25], 'FaceColor',[1 1 1]);
rectangle('Position',[250 -812.5 31.25 31.25], 'FaceColor',[0 0 0]);
rectangle('Position',[281.25 -812.5 31.25 31.25], 'FaceColor',[1 1 1]);
rectangle('Position',[250 -843.75 31.25 31.25], 'FaceColor',[0 0 0]);
rectangle('Position',[281.25 -843.75 31.25 31.25], 'FaceColor',[1 1 1]);
rectangle('Position',[250 -875 31.25 31.25], 'FaceColor',[0 0 0]);
rectangle('Position',[281.25 -875 31.25 31.25], 'FaceColor',[0 0 0]);
rectangle('Position',[312.5 -843.75 31.25 31.25], 'FaceColor',[1 1 1]);
rectangle('Position',[343.75 -843.75 31.25 31.25], 'FaceColor',[1 1 1]);
rectangle('Position',[312.5 -875 31.25 31.25], 'FaceColor',[0 0 0]);
rectangle('Position',[343.75 -875 31.25 31.25], 'FaceColor',[0 0 0]);
rectangle('Position',[375 -781.25 31.25 31.25], 'FaceColor',[0 0 0]);
rectangle('Position',[406.25 -781.25 31.25 31.25], 'FaceColor',[0 0 0]);
rectangle('Position',[375 -812.5 31.25 31.25], 'FaceColor',[1 1 1]);
rectangle('Position',[406.25 -812.5 31.25 31.25], 'FaceColor',[1 1 1]);
rectangle('Position',[437.5 -781.25 31.25 31.25], 'FaceColor',[0 0 0]);
rectangle('Position',[468.75 -781.25 31.25 31.25], 'FaceColor',[0 0 0]);
rectangle('Position',[437.5 -812.5 31.25 31.25], 'FaceColor',[1 1 1]);
rectangle('Position',[468.75 -812.5 31.25 31.25], 'FaceColor',[1 1 1]);
rectangle('Position',[375 -843.75 31.25 31.25], 'FaceColor',[1 1 1]);
rectangle('Position',[406.25 -843.75 31.25 31.25], 'FaceColor',[1 1 1]);
rectangle('Position',[375 -875 31.25 31.25], 'FaceColor',[0 0 0]);
rectangle('Position',[406.25 -875 31.25 31.25], 'FaceColor',[0 0 0]);
rectangle('Position',[437.5 -843.75 31.25 31.25], 'FaceColor',[1 1 1]);
rectangle('Position',[468.75 -843.75 31.25 31.25], 'FaceColor',[1 1 1]);
rectangle('Position',[437.5 -875 31.25 31.25], 'FaceColor',[0 0 0]);
rectangle('Position',[468.75 -875 31.25 31.25], 'FaceColor',[1 1 1]);
rectangle('Position',[250 -906.25 31.25 31.25], 'FaceColor',[0 0 0]);
rectangle('Position',[281.25 -906.25 31.25 31.25], 'FaceColor',[0 0 0]);
rectangle('Position',[250 -937.5 31.25 31.25], 'FaceColor',[0 0 0]);
rectangle('Position',[281.25 -937.5 31.25 31.25], 'FaceColor',[1 1 1]);
rectangle('Position',[312.5 -906.25 31.25 31.25], 'FaceColor',[0 0 0]);
rectangle('Position',[343.75 -906.25 31.25 31.25], 'FaceColor',[0 0 0]);
rectangle('Position',[312.5 -937.5 31.25 31.25], 'FaceColor',[1 1 1]);
rectangle('Position',[343.75 -937.5 31.25 31.25], 'FaceColor',[1 1 1]);
rectangle('Position',[250 -968.75 31.25 31.25], 'FaceColor',[0 0 0]);
rectangle('Position',[281.25 -968.75 31.25 31.25], 'FaceColor',[1 1 1]);
rectangle('Position',[250 -1000 31.25 31.25], 'FaceColor',[0 0 0]);
rectangle('Position',[281.25 -1000 31.25 31.25], 'FaceColor',[0 0 0]);
rectangle('Position',[312.5 -968.75 31.25 31.25], 'FaceColor',[1 1 1]);
rectangle('Position',[343.75 -968.75 31.25 31.25], 'FaceColor',[1 1 1]);
rectangle('Position',[312.5 -1000 31.25 31.25], 'FaceColor',[0 0 0]);
rectangle('Position',[343.75 -1000 31.25 31.25], 'FaceColor',[0 0 0]);
rectangle('Position',[375 -906.25 31.25 31.25], 'FaceColor',[0 0 0]);
rectangle('Position',[406.25 -906.25 31.25 31.25], 'FaceColor',[0 0 0]);
rectangle('Position',[375 -937.5 31.25 31.25], 'FaceColor',[1 1 1]);
rectangle('Position',[406.25 -937.5 31.25 31.25], 'FaceColor',[1 1 1]);
rectangle('Position',[437.5 -906.25 31.25 31.25], 'FaceColor',[0 0 0]);
rectangle('Position',[468.75 -906.25 31.25 31.25], 'FaceColor',[1 1 1]);
rectangle('Position',[437.5 -937.5 31.25 31.25], 'FaceColor',[1 1 1]);
rectangle('Position',[468.75 -937.5 31.25 31.25], 'FaceColor',[1 1 1]);
rectangle('Position',[375 -968.75 31.25 31.25], 'FaceColor',[1 1 1]);
rectangle('Position',[406.25 -968.75 31.25 31.25], 'FaceColor',[1 1 1]);
rectangle('Position',[375 -1000 31.25 31.25], 'FaceColor',[0 0 0]);
rectangle('Position',[406.25 -1000 31.25 31.25], 'FaceColor',[0 0 0]);
rectangle('Position',[437.5 -968.75 31.25 31.25], 'FaceColor',[1 1 1]);
rectangle('Position',[468.75 -968.75 31.25 31.25], 'FaceColor',[1 1 1]);
rectangle('Position',[437.5 -1000 31.25 31.25], 'FaceColor',[0 0 0]);
rectangle('Position',[468.75 -1000 31.25 31.25], 'FaceColor',[0 0 0]);
rectangle('Position',[562.5 -531.25 31.25 31.25], 'FaceColor',[0 0 0]);
rectangle('Position',[593.75 -531.25 31.25 31.25], 'FaceColor',[0 0 0]);
rectangle('Position',[562.5 -562.5 31.25 31.25], 'FaceColor',[0 0 0]);
rectangle('Position',[593.75 -562.5 31.25 31.25], 'FaceColor',[1 1 1]);
rectangle('Position',[562.5 -593.75 31.25 31.25], 'FaceColor',[0 0 0]);
rectangle('Position',[593.75 -593.75 31.25 31.25], 'FaceColor',[1 1 1]);
rectangle('Position',[562.5 -625 31.25 31.25], 'FaceColor',[0 0 0]);
rectangle('Position',[593.75 -625 31.25 31.25], 'FaceColor',[1 1 1]);
rectangle('Position',[625 -531.25 31.25 31.25], 'FaceColor',[0 0 0]);
rectangle('Position',[656.25 -531.25 31.25 31.25], 'FaceColor',[1 1 1]);
rectangle('Position',[625 -562.5 31.25 31.25], 'FaceColor',[1 1 1]);
rectangle('Position',[656.25 -562.5 31.25 31.25], 'FaceColor',[1 1 1]);
rectangle('Position',[500 -656.25 31.25 31.25], 'FaceColor',[0 0 0]);
rectangle('Position',[531.25 -656.25 31.25 31.25], 'FaceColor',[0 0 0]);
rectangle('Position',[500 -687.5 31.25 31.25], 'FaceColor',[1 1 1]);
rectangle('Position',[531.25 -687.5 31.25 31.25], 'FaceColor',[1 1 1]);
rectangle('Position',[562.5 -656.25 31.25 31.25], 'FaceColor',[0 0 0]);
rectangle('Position',[593.75 -656.25 31.25 31.25], 'FaceColor',[1 1 1]);
rectangle('Position',[562.5 -687.5 31.25 31.25], 'FaceColor',[1 1 1]);
rectangle('Position',[593.75 -687.5 31.25 31.25], 'FaceColor',[1 1 1]);
rectangle('Position',[875 -531.25 31.25 31.25], 'FaceColor',[1 1 1]);
rectangle('Position',[906.25 -531.25 31.25 31.25], 'FaceColor',[0 0 0]);
rectangle('Position',[875 -562.5 31.25 31.25], 'FaceColor',[1 1 1]);
rectangle('Position',[906.25 -562.5 31.25 31.25], 'FaceColor',[0 0 0]);
rectangle('Position',[937.5 -593.75 31.25 31.25], 'FaceColor',[1 1 1]);
rectangle('Position',[968.75 -593.75 31.25 31.25], 'FaceColor',[0 0 0]);
rectangle('Position',[937.5 -625 31.25 31.25], 'FaceColor',[1 1 1]);
rectangle('Position',[968.75 -625 31.25 31.25], 'FaceColor',[0 0 0]);
rectangle('Position',[937.5 -656.25 31.25 31.25], 'FaceColor',[1 1 1]);
rectangle('Position',[968.75 -656.25 31.25 31.25], 'FaceColor',[0 0 0]);
rectangle('Position',[937.5 -687.5 31.25 31.25], 'FaceColor',[1 1 1]);
rectangle('Position',[968.75 -687.5 31.25 31.25], 'FaceColor',[0 0 0]);
rectangle('Position',[500 -781.25 31.25 31.25], 'FaceColor',[0 0 0]);
rectangle('Position',[531.25 -781.25 31.25 31.25], 'FaceColor',[0 0 0]);
rectangle('Position',[500 -812.5 31.25 31.25], 'FaceColor',[1 1 1]);
rectangle('Position',[531.25 -812.5 31.25 31.25], 'FaceColor',[0 0 0]);
rectangle('Position',[500 -843.75 31.25 31.25], 'FaceColor',[1 1 1]);
rectangle('Position',[531.25 -843.75 31.25 31.25], 'FaceColor',[0 0 0]);
rectangle('Position',[500 -875 31.25 31.25], 'FaceColor',[1 1 1]);
rectangle('Position',[531.25 -875 31.25 31.25], 'FaceColor',[0 0 0]);
rectangle('Position',[625 -843.75 31.25 31.25], 'FaceColor',[1 1 1]);
rectangle('Position',[656.25 -843.75 31.25 31.25], 'FaceColor',[1 1 1]);
rectangle('Position',[625 -875 31.25 31.25], 'FaceColor',[0 0 0]);
rectangle('Position',[656.25 -875 31.25 31.25], 'FaceColor',[0 0 0]);
rectangle('Position',[687.5 -843.75 31.25 31.25], 'FaceColor',[1 1 1]);
rectangle('Position',[718.75 -843.75 31.25 31.25], 'FaceColor',[1 1 1]);
rectangle('Position',[687.5 -875 31.25 31.25], 'FaceColor',[0 0 0]);
rectangle('Position',[718.75 -875 31.25 31.25], 'FaceColor',[1 1 1]);
rectangle('Position',[500 -906.25 31.25 31.25], 'FaceColor',[1 1 1]);
rectangle('Position',[531.25 -906.25 31.25 31.25], 'FaceColor',[0 0 0]);
rectangle('Position',[500 -937.5 31.25 31.25], 'FaceColor',[1 1 1]);
rectangle('Position',[531.25 -937.5 31.25 31.25], 'FaceColor',[0 0 0]);
rectangle('Position',[500 -968.75 31.25 31.25], 'FaceColor',[1 1 1]);
rectangle('Position',[531.25 -968.75 31.25 31.25], 'FaceColor',[0 0 0]);
rectangle('Position',[500 -1000 31.25 31.25], 'FaceColor',[0 0 0]);
rectangle('Position',[531.25 -1000 31.25 31.25], 'FaceColor',[0 0 0]);
rectangle('Position',[625 -906.25 31.25 31.25], 'FaceColor',[0 0 0]);
rectangle('Position',[656.25 -906.25 31.25 31.25], 'FaceColor',[0 0 0]);
rectangle('Position',[625 -937.5 31.25 31.25], 'FaceColor',[1 1 1]);
rectangle('Position',[656.25 -937.5 31.25 31.25], 'FaceColor',[1 1 1]);
rectangle('Position',[687.5 -906.25 31.25 31.25], 'FaceColor',[0 0 0]);
rectangle('Position',[718.75 -906.25 31.25 31.25], 'FaceColor',[1 1 1]);
rectangle('Position',[687.5 -937.5 31.25 31.25], 'FaceColor',[1 1 1]);
rectangle('Position',[718.75 -937.5 31.25 31.25], 'FaceColor',[1 1 1]);
rectangle('Position',[625 -968.75 31.25 31.25], 'FaceColor',[1 1 1]);
rectangle('Position',[656.25 -968.75 31.25 31.25], 'FaceColor',[1 1 1]);
rectangle('Position',[625 -1000 31.25 31.25], 'FaceColor',[0 0 0]);
rectangle('Position',[656.25 -1000 31.25 31.25], 'FaceColor',[0 0 0]);
rectangle('Position',[687.5 -968.75 31.25 31.25], 'FaceColor',[1 1 1]);
rectangle('Position',[718.75 -968.75 31.25 31.25], 'FaceColor',[1 1 1]);
rectangle('Position',[687.5 -1000 31.25 31.25], 'FaceColor',[0 0 0]);
rectangle('Position',[718.75 -1000 31.25 31.25], 'FaceColor',[0 0 0]);
rectangle('Position',[750 -781.25 31.25 31.25], 'FaceColor',[0 0 0]);
rectangle('Position',[781.25 -781.25 31.25 31.25], 'FaceColor',[0 0 0]);
rectangle('Position',[750 -812.5 31.25 31.25], 'FaceColor',[1 1 1]);
rectangle('Position',[781.25 -812.5 31.25 31.25], 'FaceColor',[1 1 1]);
rectangle('Position',[875 -781.25 31.25 31.25], 'FaceColor',[0 0 0]);
rectangle('Position',[906.25 -781.25 31.25 31.25], 'FaceColor',[0 0 0]);
rectangle('Position',[875 -812.5 31.25 31.25], 'FaceColor',[1 1 1]);
rectangle('Position',[906.25 -812.5 31.25 31.25], 'FaceColor',[1 1 1]);
rectangle('Position',[937.5 -781.25 31.25 31.25], 'FaceColor',[0 0 0]);
rectangle('Position',[968.75 -781.25 31.25 31.25], 'FaceColor',[0 0 0]);
rectangle('Position',[937.5 -812.5 31.25 31.25], 'FaceColor',[1 1 1]);
rectangle('Position',[968.75 -812.5 31.25 31.25], 'FaceColor',[0 0 0]);
rectangle('Position',[937.5 -843.75 31.25 31.25], 'FaceColor',[1 1 1]);
rectangle('Position',[968.75 -843.75 31.25 31.25], 'FaceColor',[0 0 0]);
rectangle('Position',[937.5 -875 31.25 31.25], 'FaceColor',[1 1 1]);
rectangle('Position',[968.75 -875 31.25 31.25], 'FaceColor',[0 0 0]);
rectangle('Position',[812.5 -906.25 31.25 31.25], 'FaceColor',[0 0 0]);
rectangle('Position',[843.75 -906.25 31.25 31.25], 'FaceColor',[0 0 0]);
rectangle('Position',[812.5 -937.5 31.25 31.25], 'FaceColor',[1 1 1]);
rectangle('Position',[843.75 -937.5 31.25 31.25], 'FaceColor',[1 1 1]);
rectangle('Position',[750 -968.75 31.25 31.25], 'FaceColor',[1 1 1]);
rectangle('Position',[781.25 -968.75 31.25 31.25], 'FaceColor',[1 1 1]);
rectangle('Position',[750 -1000 31.25 31.25], 'FaceColor',[0 0 0]);
rectangle('Position',[781.25 -1000 31.25 31.25], 'FaceColor',[0 0 0]);
rectangle('Position',[812.5 -968.75 31.25 31.25], 'FaceColor',[1 1 1]);
rectangle('Position',[843.75 -968.75 31.25 31.25], 'FaceColor',[1 1 1]);
rectangle('Position',[812.5 -1000 31.25 31.25], 'FaceColor',[0 0 0]);
rectangle('Position',[843.75 -1000 31.25 31.25], 'FaceColor',[0 0 0]);
rectangle('Position',[937.5 -906.25 31.25 31.25], 'FaceColor',[1 1 1]);
rectangle('Position',[968.75 -906.25 31.25 31.25], 'FaceColor',[0 0 0]);
rectangle('Position',[937.5 -937.5 31.25 31.25], 'FaceColor',[1 1 1]);
rectangle('Position',[968.75 -937.5 31.25 31.25], 'FaceColor',[0 0 0]);
rectangle('Position',[875 -968.75 31.25 31.25], 'FaceColor',[1 1 1]);
rectangle('Position',[906.25 -968.75 31.25 31.25], 'FaceColor',[1 1 1]);
rectangle('Position',[875 -1000 31.25 31.25], 'FaceColor',[0 0 0]);
rectangle('Position',[906.25 -1000 31.25 31.25], 'FaceColor',[0 0 0]);
rectangle('Position',[937.5 -968.75 31.25 31.25], 'FaceColor',[1 1 1]);
rectangle('Position',[968.75 -968.75 31.25 31.25], 'FaceColor',[0 0 0]);
rectangle('Position',[937.5 -1000 31.25 31.25], 'FaceColor',[0 0 0]);
rectangle('Position',[968.75 -1000 31.25 31.25], 'FaceColor',[0 0 0]);
X=[933,906.25,906.25,859.375,828.125,796.875,765.625,765.625,796.875,828.125,859.375,906.25,906.25,859.375,828.125,781.25,718.75,656.25,609.375,578.125,546.875,515.625,468.75,406.25,343.75,296.875,296.875,281.25,218.75,156.25,171.875,171.875,171.875,171.875,156.25,93.75,66];
Y=[-66,-93.75,-156.25,-203.125,-203.125,-203.125,-234.375,-265.625,-296.875,-296.875,-296.875,-343.75,-406.25,-421.875,-421.875,-468.75,-531.25,-593.75,-640.625,-671.875,-671.875,-671.875,-656.25,-593.75,-531.25,-484.375,-453.125,-406.25,-343.75,-281.25,-234.375,-203.125,-171.875,-140.625,-93.75,-93.75,-66];
hold on;
plot(X,Y,'r');
legend('1881.71','Location','southoutside');
